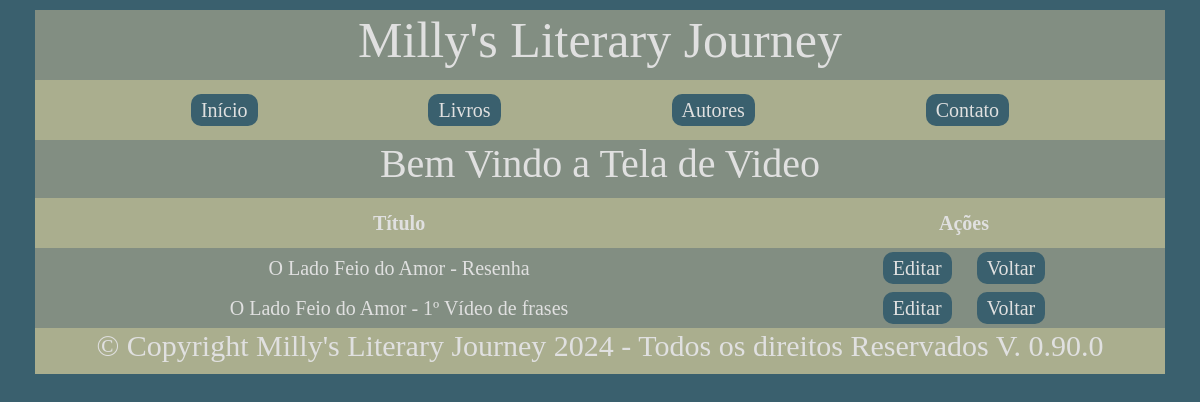
/secaoUsuario/secaoGenericaVideo/video, run on the app's committed database.
### app/models.py (models this page shows, shortened)
class Video(models.Model):
    tituloVideo = models.CharField(max_length=50, blank=True)
    urlVideo = models.URLField()

### app/views.py (the view)
# urls.py: path('secaoUsuario/secaoGenericaVideo/<str:tipo>', secaoGenericaVideo, name="secaoGenericaVideo"),
def secaoGenericaVideo(request, tipo):
    modelo, _ = obter_modelo_form(tipo)
    objetos = modelo.objects.all()
    titulo = tipo.capitalize()
    dadosPagina = {
        'paginaAtiva': 'listaObjetos',
        'titulo' : titulo,
        'tipo': tipo,
        'objetos': objetos,
    }
    return render(request, "secaoGenericaVideo.html", dadosPagina)

### app/views.py (called while the page is built)
def obter_modelo_form(tipo):
    if tipo == "livro":
        return Livro, livroForm
    elif tipo == "autor":
        return Autor, AutorForm
    elif tipo == "genero":
        return Genero, GeneroForm
    elif tipo == "observacoes":
        return Observacoes, ObservacoesForm
    elif tipo == "video":
        return Video, VideoForm
    else:
        raise ValueError("Tipo inválido")

### app/templates/secaoGenericaVideo.html (shortened to what this page needs)
{% extends "base.html" %}
{% load static %}
{% block estilo %}
    <link rel="stylesheet" type="text/css" href="{% static 'CSS/estiloLink.css' %}">
    <link rel="stylesheet" type="text/css" href="{% static 'CSS/estilo.css' %}">
    <link rel="stylesheet" type="text/css" href="{% static 'CSS/estiloSecaoGenerico.css' %}">
    <link rel="stylesheet" type="text/css" href="{% static 'CSS/estiloResposividadeSecaoCadastro.css' %}">
{% endblock %}
{% block conteudo %}
    <div id="titulo"><h2>Bem Vindo a Tela de {{ titulo }}</h2></div>
    <div id="formulario">
        <table>
            <thead>
                <tr>
                    <th>Título</th>
                    <th>Ações</th>
                </tr>
            </thead>
            <tbody>
                {% for item in objetos %}
                <tr>
                    <td>{{ item.tituloVideo }}</td>
                    <td id="opcoes">
                        <a href="{% url 'secaoEditar' tipo=tipo pk=item.id %}">Editar</a>
                        <a href="{% url 'secaoUsuario' %}">Voltar</a>
                    </td>
                </tr>
            {% empty %}
                <tr>
                    <td>Nenhum objeto encontrado.</td>
                </tr>
            {% endfor %}
            </tbody>
        </table>
    </div>
{% endblock %}

### app/static/CSS/estiloLink.css (style rules this page uses)
a { color: #E0E0E0; }

### app/static/CSS/estilo.css (style rules this page uses)
* { font-family: 'serifadas', Times, serif; text-align: justify; color: #E0E0E0; font-size: 20px; }
h2 { text-align: center; }
body { background-color: #3A606E; padding: 5px; }

### app/static/CSS/estiloSecaoGenerico.css (style rules this page uses)
#titulo { background-color: #828E82; }
#formulario { background-color: #AAAE8E; }
#formulario table { width: 100%; border-collapse: collapse; }
#formulario a { padding: 5px 10px; margin: 10px; text-decoration: none; background: #3A606E; border-radius: 10px; }
#formulario th { padding: 10px; text-align: center; }
#formulario tbody { background-color: #828E82; }
#formulario td { padding: 5px; text-align: center; }

### app/static/CSS/estiloResposividadeSecaoCadastro.css (style rules this page uses)
#titulo { grid-area: titulo; }
#formulario { grid-area: formulario; }

### data on the page
Video: tituloVideo "O Lado Feio do Amor - Resenha"
Video: tituloVideo "O Lado Feio do Amor - 1º Vídeo de frases"

### other printed values
{{ titulo }} "Video"
